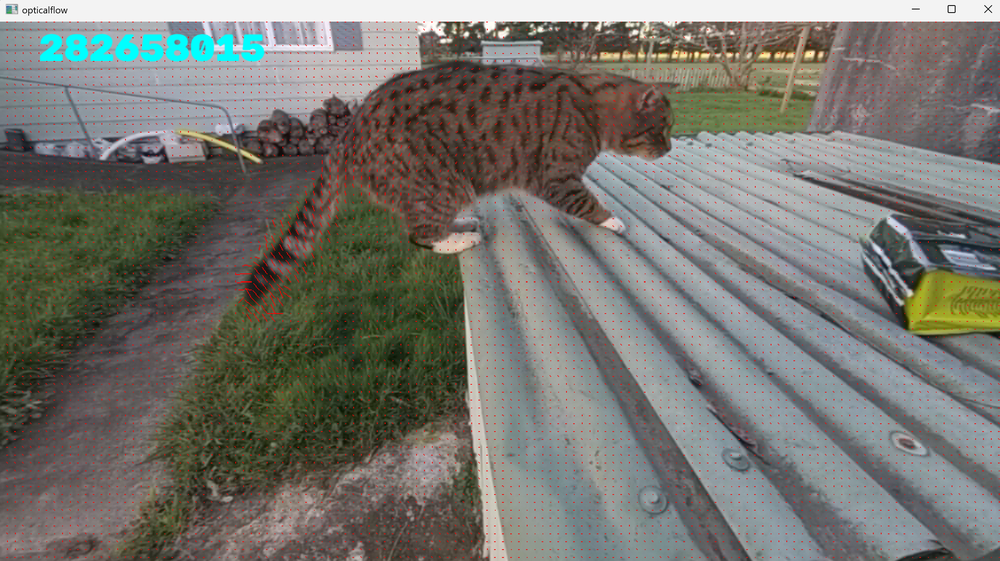
#> input picture 2026-10-22/282658015_Alteza_Gabriel_Ex20261022.png, 1000 x 561 px, shrunk from 2542 x 1426 before the run
$ python ex3-1-hough.py 282658015_Alteza_Gabriel_Ex20261022.png
#> lines starting #> are read from the running program, lines starting #| are printed output that depends on the picture; after the words box and inside, x2 and y2 are one past the last pixel; in counts of white or black regions, pixels touching at a corner belong together
import cv2
import numpy as np
import argparse

parser = argparse.ArgumentParser(description="Takes the parameters for doing hough transform")
parser.add_argument("file", help="Import image file")
args = parser.parse_args()


img_src = cv2.imread(args.file)
#> img_src is the input picture: shape (561, 1000, 3); mean B, G, R 110, 116.3, 116.7
img_dst = img_src.copy()
img_gray = cv2.cvtColor(img_src, cv2.COLOR_BGR2GRAY)
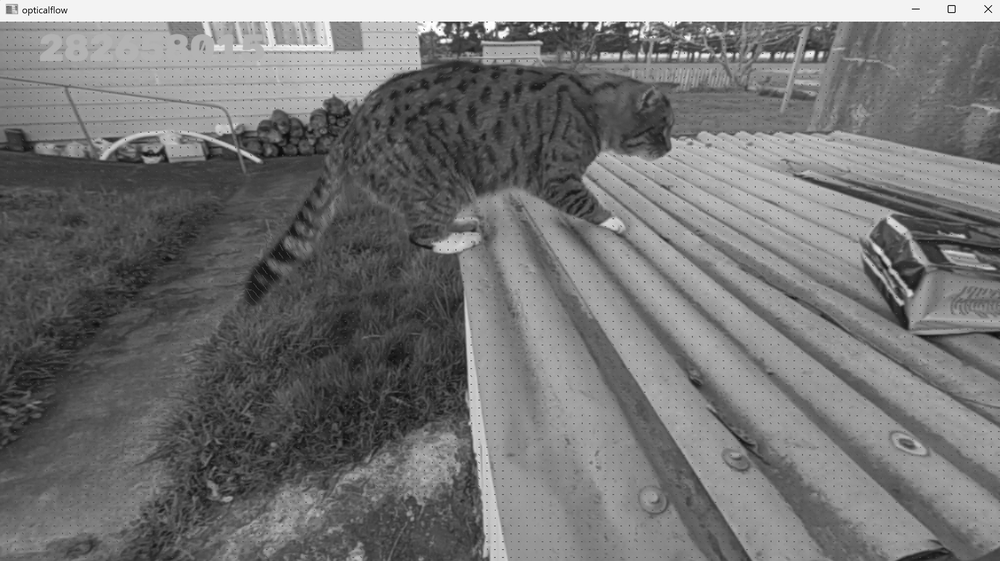
#> img_gray: shape (561, 1000); min 11, max 255, mean 115.7

img_edge = cv2.Canny(img_gray, 150, 200)
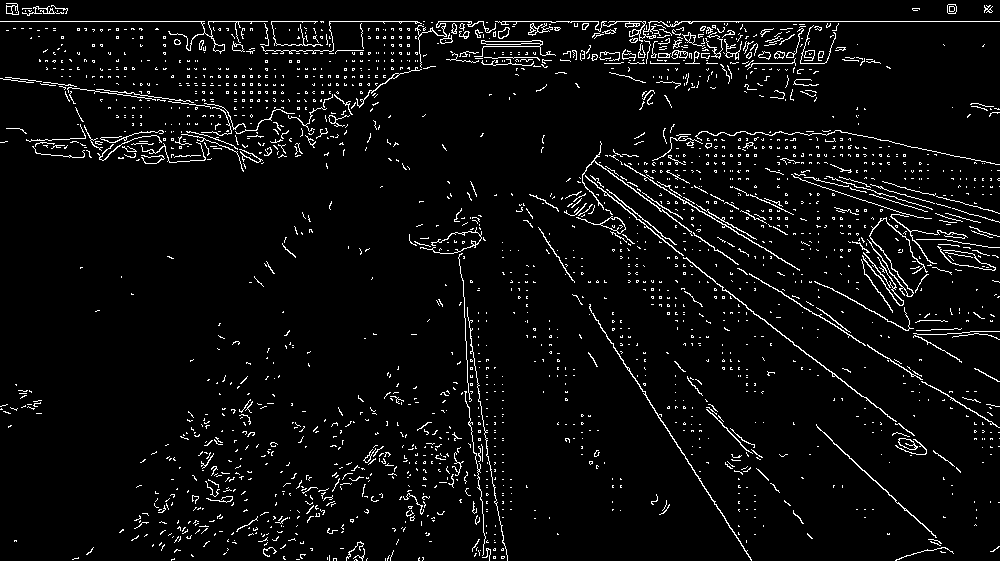
#> img_edge: shape (561, 1000); 4.7% white in thin lines or dots
lines = cv2.HoughLines(img_edge, 1, np.pi/180, 200)
#> lines = [[21, 1.57], [-219, 2.23], [-326, 2.57]]
rows, cols = img_dst.shape[:2]
#> rows = 561; cols = 1000

for rho, theta in lines[:,0]:
    a = np.cos(theta)
    b = np.sin(theta)
    x0 = a*rho
    y0 = b*rho
    cv2.line(
        img_dst,
        (int(x0-cols*(b)), int(y0+cols*(a))),
        (int(x0+cols*(b)), int(y0-cols*(a))),
        (0,0,255),
        1,
        )
#> this loop made 3 passes
#> (rho, theta, a, b, x0, y0) on passes 1 to 3: (21, 1.57, -4.37e-08, 1, -9.18e-07, 21), (-219, 2.23, -0.616, 0.788, 134.8, -172.6), (-326, 2.57, -0.839, 0.545, 273.4, -177.6)
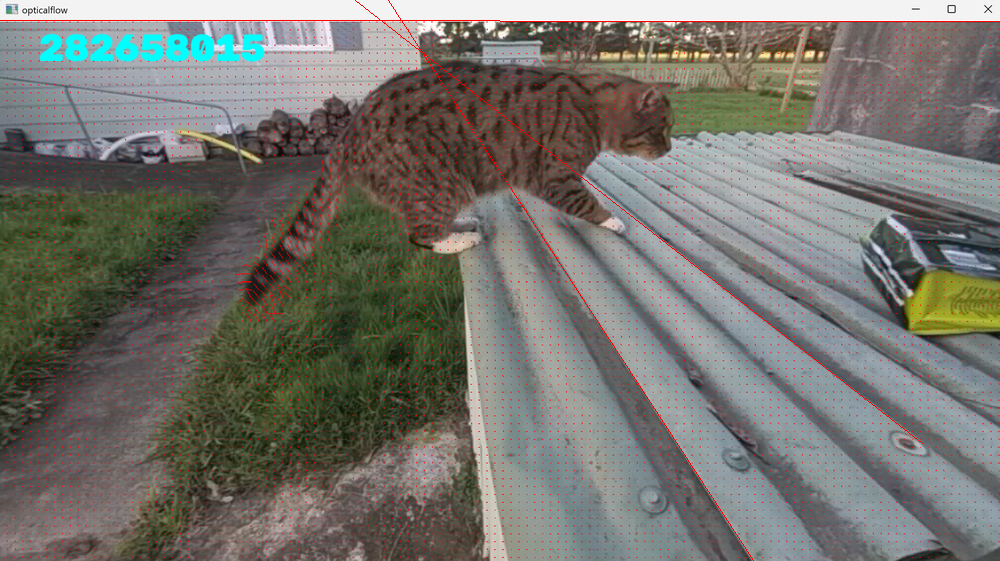
#> img_dst: shape (561, 1000, 3); 0.38% of pixels changed, all inside (x1, y1, x2, y2) = (0, 0, 1000, 561)

cv2.imshow('src', img_src)
cv2.imshow('edge', img_edge)
cv2.imshow('dst', img_dst)

cv2.waitKey(0)
cv2.destroyAllWindows()

$ run again, on 2026-10-22/cat2.png
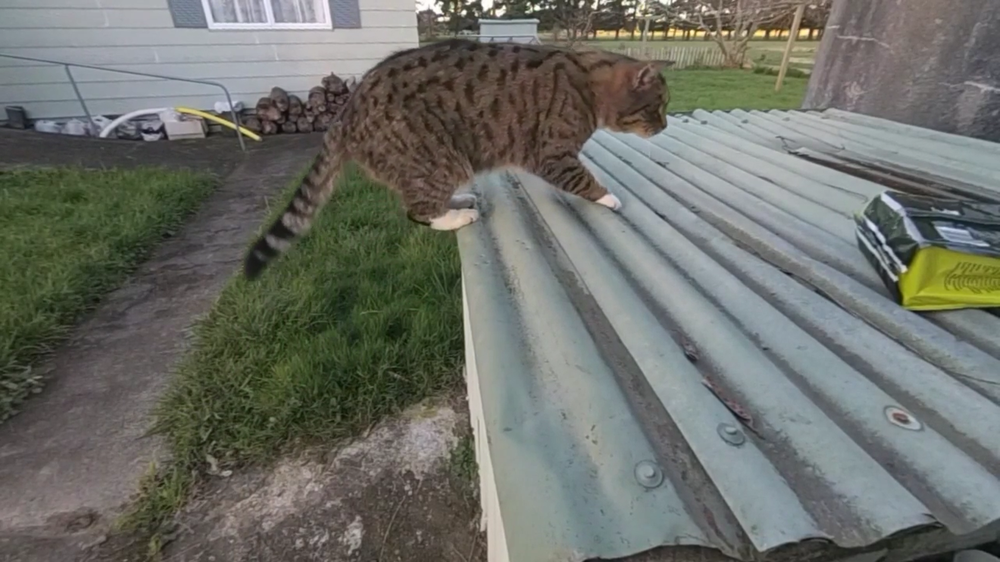
#> input picture 2026-10-22/cat2.png, 1000 x 562 px, shrunk from 2560 x 1440 before the run
#> img_src is the input picture: shape (562, 1000, 3); mean B, G, R 104.7, 111.4, 108.9
#> `img_edge = cv2.Canny(img_gray, 150, 200)`:
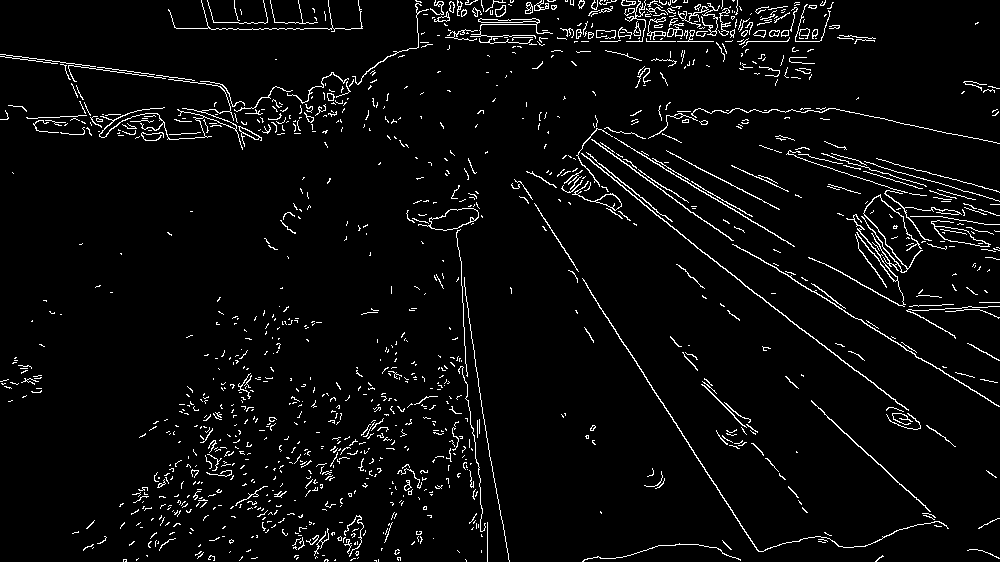
#> img_edge: shape (562, 1000); 4.2% white in thin lines or dots
#> lines = [[-336, 2.57], [-235, 2.23], [-247, 2.25], [-198, 2.11], [41, 1.57], [-184, 2.13]]
#> the loop `for rho, theta in lines[:,0]:` made 6 passes
#> (rho, theta, a, b, x0, y0) on passes 1 to 6: (-336, 2.57, -0.839, 0.545, 281.8, -183), (-235, 2.23, -0.616, 0.788, 144.7, -185.2), (-247, 2.25, -0.629, 0.777, 155.4, -192), (-198, 2.11, -0.515, 0.857, 102, -169.7), (41, 1.57, -4.37e-08, 1, -1.79e-06, 41), (-184, 2.13, -0.53, 0.848, 97.51, -156)
#> after the loop `for rho, theta in lines[:,0]:`:
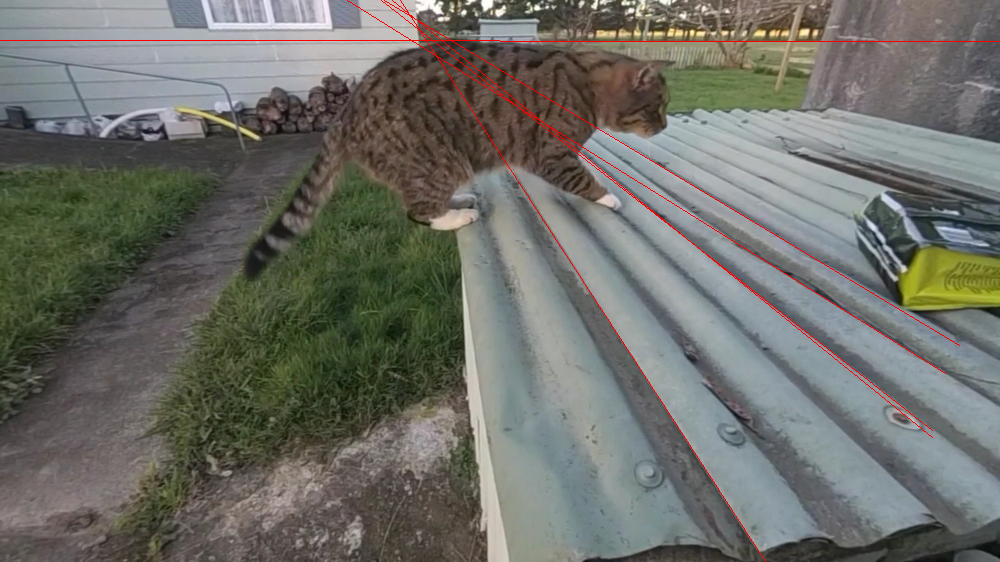
#> img_dst: shape (562, 1000, 3); 0.67% of pixels changed, all inside (x1, y1, x2, y2) = (0, 0, 1000, 562)
